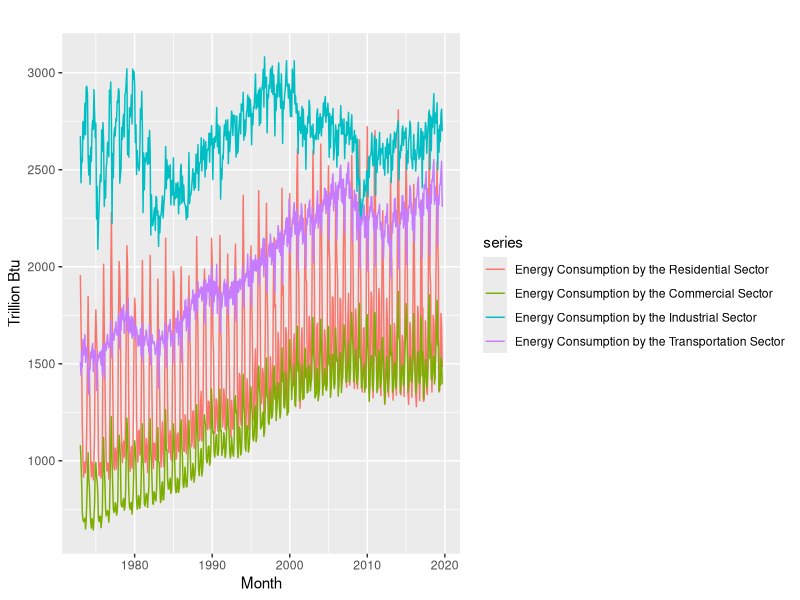
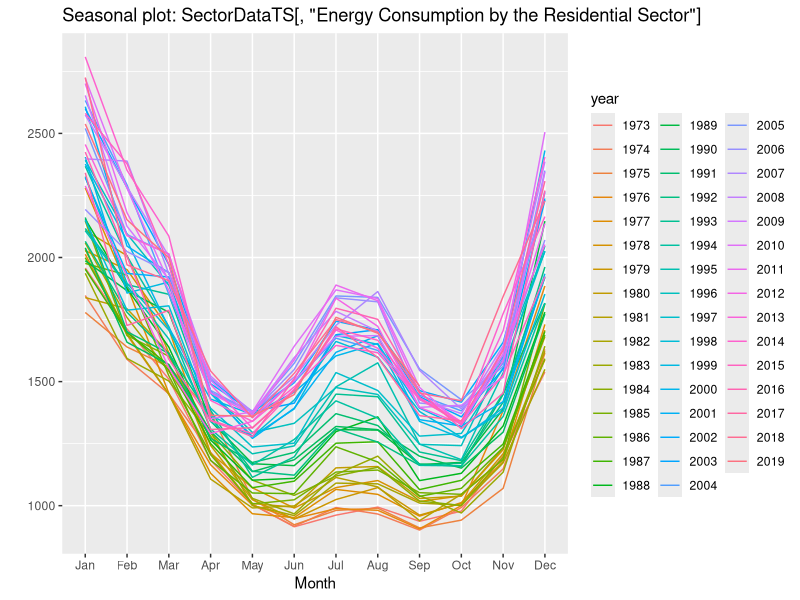
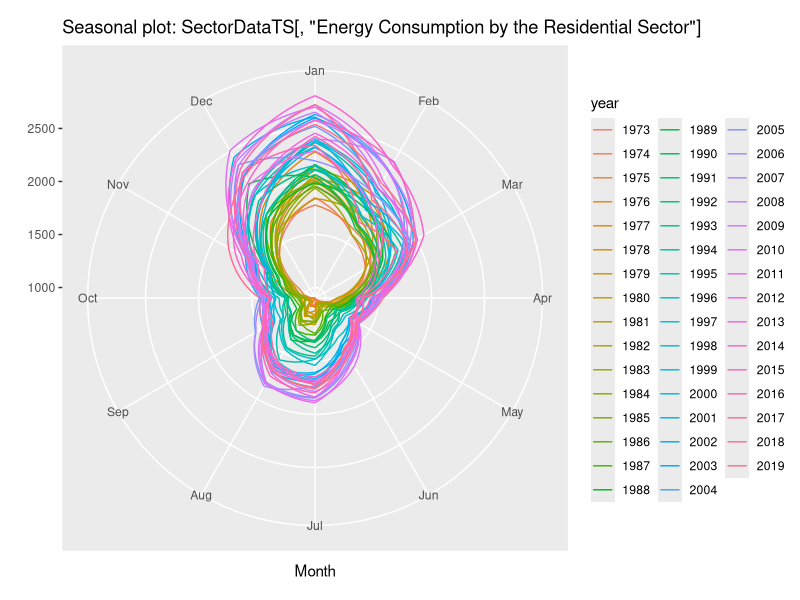
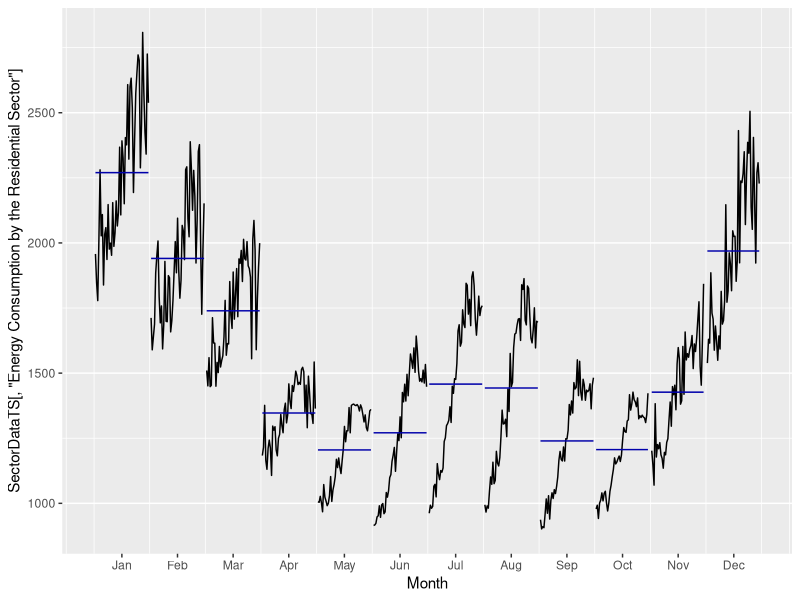
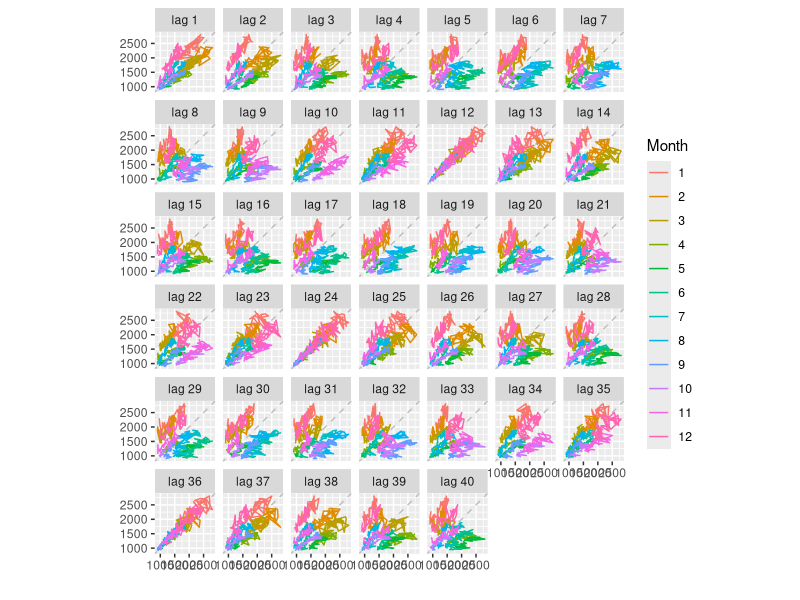
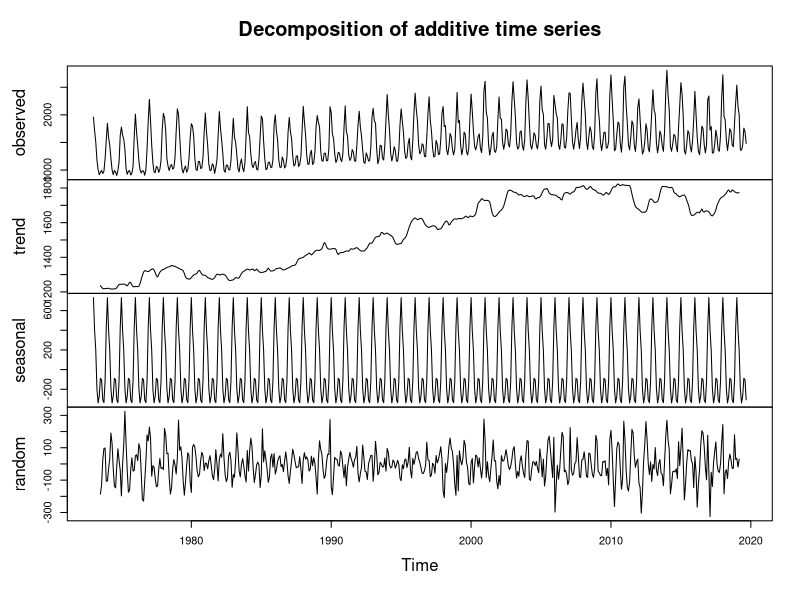
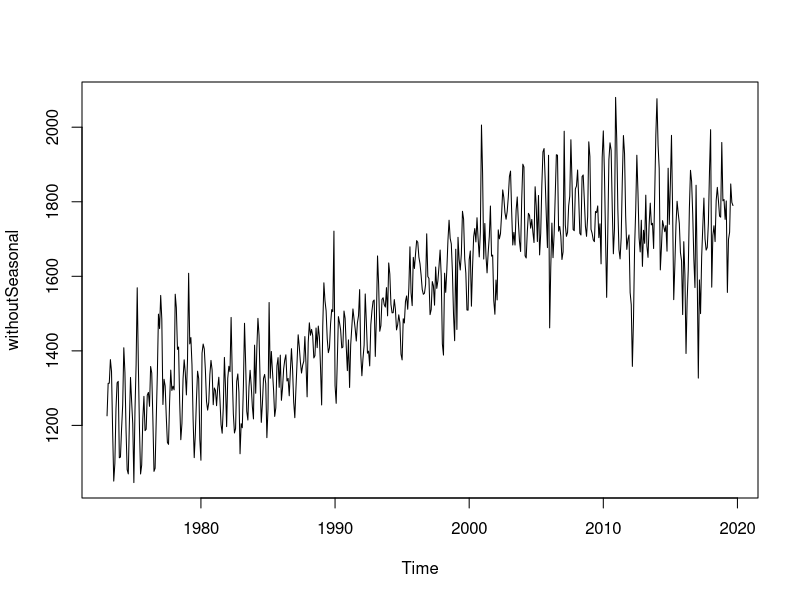
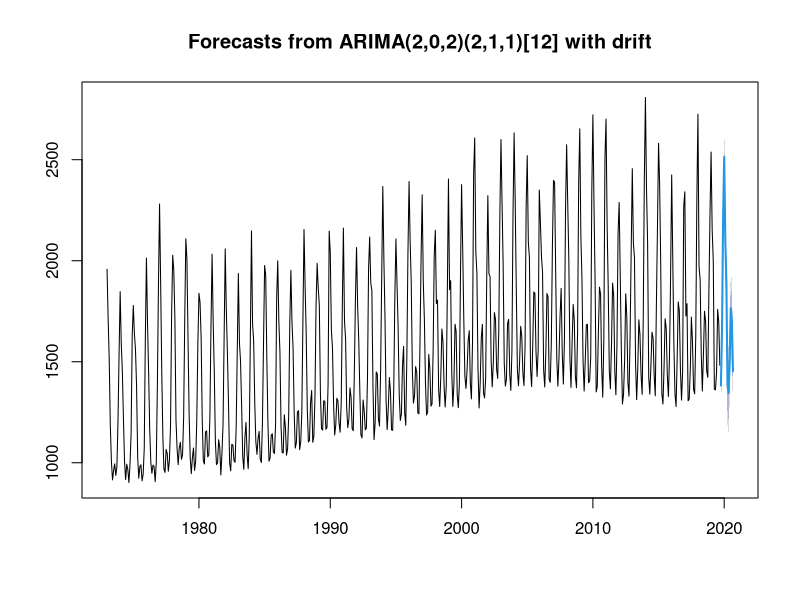

Here is the R script that generated these plots, in order:
install.packages("readxl")
install.packages("ggplot2")
install.packages("ggfortify")
install.packages("forecast")

library("readxl")
SectorData<-read_excel("Energy_modified.xlsx")
SectorDataTS <- ts(SectorData, start=1973, frequency=12)

library(ggplot2)
library(ggfortify)
library(forecast)
autoplot(SectorDataTS, ts.colour = 'blue', xlab = "Month", ylab = "Trillion Btu")
ggseasonplot(SectorDataTS[,"Energy Consumption by the Residential Sector"], season.labels = NULL, year.labels = FALSE, year.labels.left = FALSE)
#Polar Version
ggseasonplot(SectorDataTS[,"Energy Consumption by the Residential Sector"], polar=TRUE, season.labels = NULL, year.labels = FALSE, year.labels.left = FALSE)
#Seasonal subseries plots show where the data for each season are collected together in separate mini time plots.
ggsubseriesplot(SectorDataTS[,"Energy Consumption by the Residential Sector"])
#lag plot of energy consumption by the residential sector
gglagplot(SectorDataTS[,"Energy Consumption by the Residential Sector"], lags = 40, nrow = NULL, ncol = NULL)
#decompose the time series into trend component, seasonal component and random component.  
components.ts = decompose(SectorDataTS[,"Energy Consumption by the Residential Sector"])
plot(components.ts)
#remove the seasonal data from the original time series. We check the stationarity of the remaining part
#and difference the remaining data to make it to stationary. 
seasonal <- components.ts$seasonal
withoutSeasonal <- SectorDataTS[,"Energy Consumption by the Residential Sector"] - seasonal
plot(withoutSeasonal)
#difference the data until the time series is stationary
ndiffs(withoutSeasonal)
diff(withoutSeasonal)
#autocorrelation function (ACF) of energy consumption by the residential sector
withoutSeasonalAfterdiff <- diff(SectorDataTS[,"Energy Consumption by the Residential Sector"] - seasonal)
Acf(withoutSeasonalAfterdiff, plot=FALSE)
AIC(arima(withoutSeasonalAfterdiff, order=c(4, 0, 1)), arima(withoutSeasonalAfterdiff, order=c(4, 0, 5)))
#use auto.arima() to fit the time series
trainingModel <- auto.arima(SectorDataTS[1:541,"Energy Consumption by the Residential Sector"], stationary = FALSE, seasonal = TRUE)
#Test the training model using the data from February 2018 to September 2019. 
testModel <- Arima(SectorDataTS[542:561,"Energy Consumption by the Residential Sector"], model= trainingModel)
accuracy(testModel)
#Forecast the energy consumption energy consumption by the residential sector from October 2019 to September 2020.
trainingModel <- auto.arima(SectorDataTS[,"Energy Consumption by the Residential Sector"], stationary = FALSE, seasonal = TRUE)
forecast <- forecast(trainingModel, h=12)
plot(forecast)
